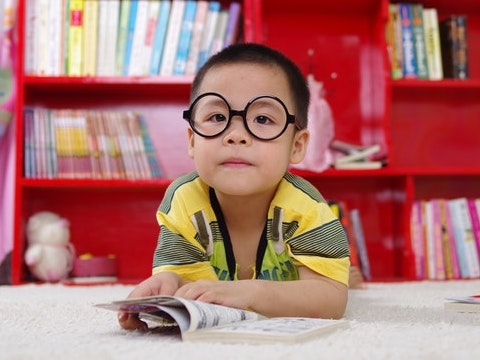
#> input picture 01_Week1/data/images/boy.jpg, 480 x 360 px
$ jupyter execute 02_Basic_math_operations.ipynb   (shell and % lines are left out)
#> lines starting #> are read from the running program, lines starting #| are printed output that depends on the picture; long printed decimals are rounded
# <font style="color:rgb(50,120,229)">Overview</font>
In this section, we will go over some basic mathematical operations. The most basic operations like addition and multiplication are very heavily used in all image processing and computer vision applications. We will take a few examples to illustrate the concepts.

We will also look at a few pitfalls in OpenCV which one should be aware of while doing mathematical operations on matrices.

Lot of CV practitioners have a difficult time with arithmetic operations since they don't take care of the data types they are dealing with fully and waste a lot of time on debugging trivial bugs.

We will look into two simple operations on images that change the brightness and contrast of the image which use the arithmetic operations like addition and multiplication respectively.

# <font style = "color:rgb(50,120,229)">Datatype Conversion</font>
Before we get into any mathematical operations, it is very important to understand the data types used and how to convert from one to another.

As we saw in previous modules, an image is represented as a numpy array once it's read using **`cv2.imread`** function. The default datatype of this object is **unsigned integer** (**8 bits**). For most Arithmentic operations like multiplication or division, we need to convert the array type to floating point with each pixel having **16, 32 or 64 bits** of data. This helps prevent overflow while working with the images.

Most of the time we dont need to work using float64 and float32 is enough for most image processing operations ( even float16 )

[cell 1]
# Import libraries
import cv2
import numpy as np
import os
import matplotlib.pyplot as plt

DATA_PATH = '.'

[cell 2]
# Read image
image = cv2.imread(os.path.join(DATA_PATH, "data/images/boy.jpg"))
#> image is the input picture: shape (360, 480, 3); mean B, G, R 111.8, 115.3, 174.3
print(image[0]) # values between 0 and 255!
#> (printed output is left out)
plt.imshow(cv2.cvtColor(image, cv2.COLOR_BGR2RGB))
plt.show()

[cell 3]
image = cv2.imread(os.path.join(DATA_PATH, "data/images/boy.jpg"))

scalingFactor = 1/255.0

# Convert unsigned int to float
image = np.float32(image)
# Scale the values so that they lie between [0,1]
image = image * scalingFactor

print(image[0]) # values between 0 and 1!
#> (printed output is left out)

cv2.imwrite('test_0_1.jpg', image) # Attention -> this will result to black image! Need values back again between 0 adn 255!
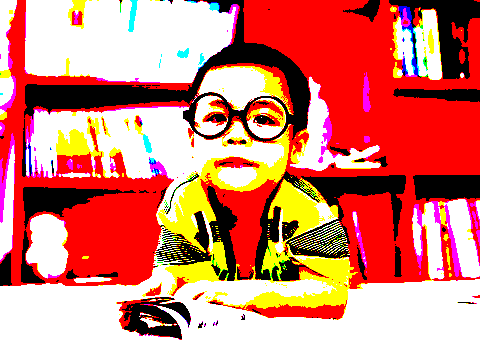
#> saved as test_0_1.jpg: shape (360, 480, 3); mean B, G, R 0.452, 0.508, 0.84; drawn with 1 as white

plt.imshow(cv2.cvtColor(image, cv2.COLOR_BGR2RGB))
plt.show()

The scale or the scaling factor reduces the range of **0-255** to **0-1**, hence all the floating point numbers now range between 0-1. When we convert back to unsigned integer we use the **reciprocal** of the scaling factor and the range is converted from 0-1 to 0-255.

[cell 4]
#Convert back to unsigned int
image = image * (1.0/scalingFactor)
image = np.uint8(image)

print(image[0]) # values between 0 and 1!
#> (printed output is left out)

cv2.imwrite('test_0_255.jpg', image) # Works perfectly again!

plt.imshow(cv2.cvtColor(image, cv2.COLOR_BGR2RGB))
plt.show()

# <font style="color:rgb(50,120,229)">Contrast Enhancement</font>
Many definitions of contrast exist in literature. Without going into the gory details, roughly speaking it is the difference in intensity between the brightest and darkest regions of a given image. Higher the difference, higher is the contrast. The maximum contrast of an image is also known as **Dynamic Range**. In an image with good contrast, objects are easily discernible.

One of the easiest ways to improve contrast of an image is Intensity Scaling

In this approach, a scale factor ( $\alpha$ ) is multiplied with intensity values of all the pixels. Given below is the code snippet to do the same. Intensity scaling is represented by the following equation

 $$
 I_o = \alpha I
 $$

## <font style="color:rgb(50,120,229)">Code for Contrast Enhancement</font>

In the code below, we will apply the above mentioned formulas to get contrast enhanced images.

We will increase the contrast by 30%.

[cell 5]
contrastPercentage = 30

# Multiply with scaling factor to increase contrast
contrastHigh = image * (1+contrastPercentage/100)

print(contrastHigh[0][0])
#| [283.4 266.5 276.9]

# Display the outputs
plt.figure(figsize=[20,20])
plt.subplot(121);plt.imshow(image[...,::-1]);plt.title("original Image");
plt.subplot(122);plt.imshow(contrastHigh[...,::-1]);plt.title("High Contrast");
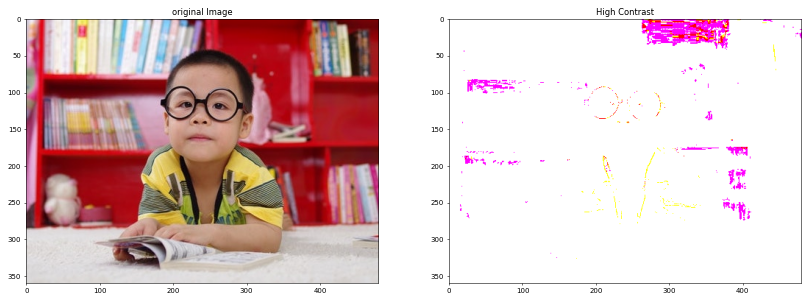
#> figure drawn by matplotlib, 2 panels

## <font style="color:rgb(50,120,229)">What's wrong?</font>
Why did these simple operations gave such undesirable results? To answer that, let us do a quick check of the image properties.

[cell 6]
print("Original Image Datatype : {}".format(image.dtype))
#| Original Image Datatype : uint8
print("Contrast Image Datatype : {}".format(contrastHigh.dtype))
#| Contrast Image Datatype : float64

print("Original Image Highest Pixel Intensity : {}".format(image.max()))
#| Original Image Highest Pixel Intensity : 255
print("Contrast Image Highest Pixel Intensity : {}".format(contrastHigh.max()))
#| Contrast Image Highest Pixel Intensity : 331.5

### <font style = "color:rgb(8,133,37)">Issue with Contrast Enhancement code </font>
The white display in case of contrastHigh is more of a display issue. Display functions expect the images to be in either of these 2 formats:
1. If the image is in float datatype, then the range should be [0,1]. Anything above 1 is considered as white.
1. If the image is in int datatype, then the range should be [0,255]. Anything above 255 is considered as white.

### <font style = "color:rgb(8,133,37)">Solution </font>
We can see that the datatype of contrastHigh is float and the max value is 331.5. This means that in order to get rid of this display problem, we can consider the above 2 points and make the image conform to any of the valid formats. So, to get rid of the problem, we can do the following:
1. **`Clip`** or **`Normalize`** the intensity values to **`0 ~ 255`** and change the data type to **`uint8`**.
1. If you want to keep the image in float format, then **`Normalize`** the instensity values so that it lies in **`[0,1]`.**

[cell 7]
contrastPercentage = 60

# Clip the values to [0,255] and change it back to uint8 for display
contrastImage = image * (1+contrastPercentage/100)
a = contrastImage[0][0]; print('a', a)
#> after `a = contrastImage[0][0]`: a = [348.8, 328, 340.8]
#| a [348.8 328.  340.8]

clippedContrastImage = np.clip(contrastImage, 0, 255)
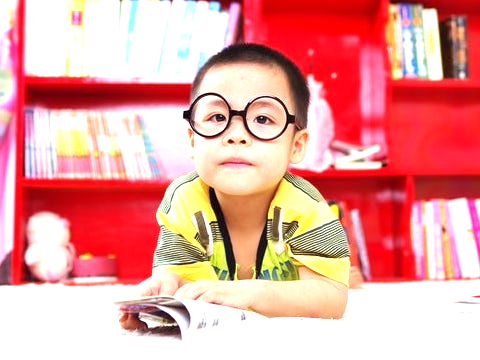
#> clippedContrastImage: shape (360, 480, 3) float64; mean B, G, R 155.4, 159.7, 233.5
b = clippedContrastImage[0][0]; print('b', b)
#> after `b = clippedContrastImage[0][0]`: b = [255, 255, 255]
#| b [255. 255. 255.]

contrastHighClippedUint8 = np.uint8(clippedContrastImage)
c = contrastHighClippedUint8[0][0]; print('c', c)
#> after `c = contrastHighClippedUint8[0][0]`: c = [255, 255, 255]
#| c [255 255 255]


maxValue = image.max()
#> maxValue = 255
print(maxValue)
#| 255

# Convert the range to [0,1] and keep it in float format
contrastHighFloat = image * (1+contrastPercentage/100.0)
d = contrastHighFloat[0][0]; print('d', d)
#> after `d = contrastHighFloat[0][0]`: d = [348.8, 328, 340.8]
#| d [348.8 328.  340.8]

contrastHighNormalized01 = contrastHighFloat/maxValue
e = contrastHighNormalized01[0][0];print('e', e)
#> after `e = contrastHighNormalized01[0][0]`: e = [1.37, 1.29, 1.34]
#| e [1.368 1.286 1.336]

clippedcontrastHighNormalized01 = np.clip(contrastHighNormalized01, 0, 1)
f = clippedcontrastHighNormalized01[0][0];print('f', f)
#> after `f = clippedcontrastHighNormalized01[0][0]`: f = [1, 1, 1]
#| f [1. 1. 1.]

plt.figure(figsize=[20,20])
plt.subplot(333);plt.imshow(image[...,::-1]);plt.title("original Image");

plt.subplot(334);plt.imshow(contrastImage[...,::-1]);plt.title("contrastImage "+str(a));
plt.subplot(335);plt.imshow(clippedContrastImage[...,::-1]);plt.title("clippedContrastImage "+str(b));
plt.subplot(336);plt.imshow(contrastHighClippedUint8[...,::-1]);plt.title("contrastHighClippedUint8 "+str(c));

plt.subplot(337);plt.imshow(contrastHighFloat[...,::-1]);plt.title("contrastHighFloat "+str(d));
plt.subplot(338);plt.imshow(contrastHighNormalized01[...,::-1]);plt.title("contrastHighNormalized01 "+str(e));
plt.subplot(339);plt.imshow(clippedcontrastHighNormalized01[...,::-1]);plt.title("clippedcontrastHighNormalized01 "+str(f));
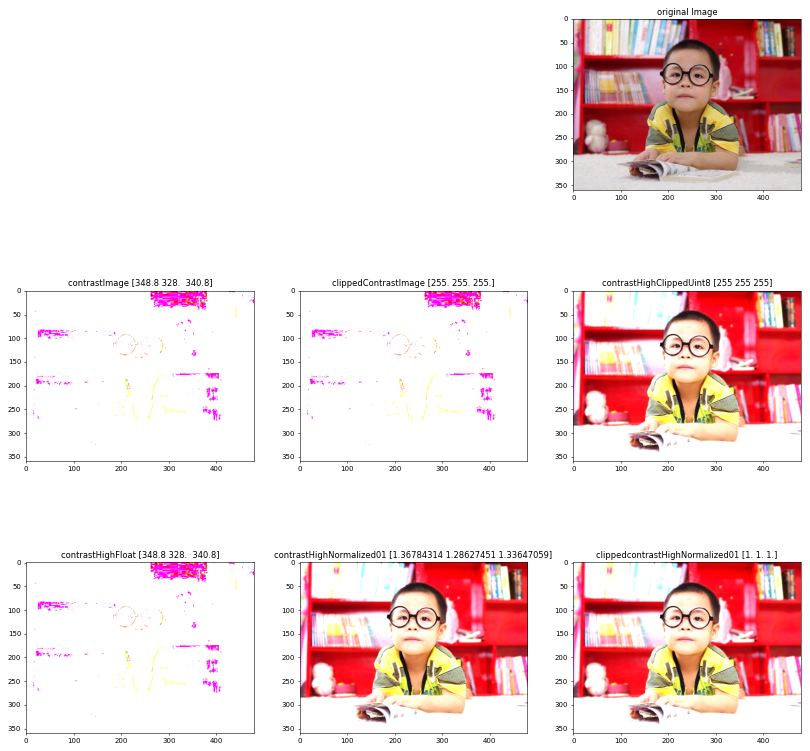
#> figure drawn by matplotlib, 7 panels

# <font style="color:rgb(50,120,229)">Brightness Enhancement</font>
Brightness is a measure of light falling on the scene. In RGB color space, it can be thought of as the arithmetic mean of the R, G and B color values. To make an image brighter, the intensity values should be increased by some offset ( $\beta$ ) and vice-versa.

If $I$ is the input image, and $I_o$ is the output image, brightness enhanced image is given by the equation

$$
I_o = I + \beta
$$

## <font style="color:rgb(50,120,229)">Code for Brightness Enhancement</font>

In the code below, we will apply the above mentioned formulas to get brightness enhanced images.

We will increase the brightness by 50 intensity levels. ( Note that there are 255 intensity levels in a image)

[cell 8]
brightnessOffset = 50

# Add the offset for increasing brightness
brightHigh = image + brightnessOffset
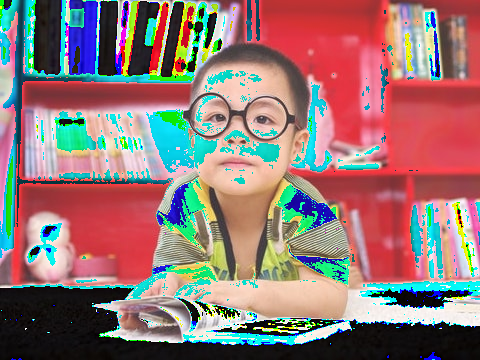
#> brightHigh: shape (360, 480, 3); mean B, G, R 116.6, 118.7, 146.4
print(image[0][0])
#| [218 205 213]
print(brightHigh[0][0])
#| [ 12 255   7]

# Display the outputs
plt.figure(figsize=[20,20])
plt.subplot(121);plt.imshow(image[...,::-1]);plt.title("original Image");
plt.subplot(122);plt.imshow(brightHigh[...,::-1]);plt.title("High Brightness");
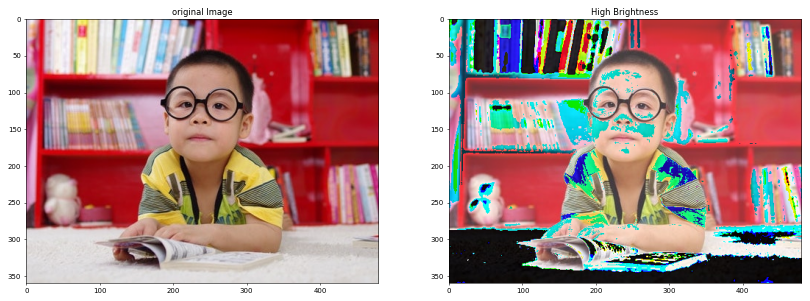
#> figure drawn by matplotlib, 2 panels

## <font style="color:rgb(50,120,229)">What's wrong?</font>
Why did these simple operations gave such undesirable results? To answer that, let us do a quick check of the image properties.

[cell 9]
print("Original Image Datatype : {}".format(image.dtype))
#| Original Image Datatype : uint8
print("Brightness Image Datatype : {}\n".format(brightHigh.dtype))
#| Brightness Image Datatype : uint8

print("Original Image Highest Pixel Intensity : {}".format(image.max()))
#| Original Image Highest Pixel Intensity : 255
print("Brightness Image Highest Pixel Intensity : {}".format(brightHigh.max()))
#| Brightness Image Highest Pixel Intensity : 255

### <font style="color:rgb(50,120,229)">Issue with Brightness Enhancement Code </font>
The highest pixel intensity in the original image is 255. Since we have added 50 to each pixel, the highest pixel intensity in `brightHigh` image should have been `305`. But we can see that the highest pixel intensity is in brightHigh image is `255`.

This is happening because of the uint8 datatype. Since the maximum value that a unsigned 8 bit integer can hold is 255, any value greater than that is causing an **`overflow`**.

This is a much more serious problem than the display issue we encountered earlier. These kind of bugs go undetected and cause havoc in the final application as they will be difficult to debug also.

Let us take an example to understand what was going on in the above case.

[cell 10]
# Sample 2x2 matrix of type uint8
a = np.array([[100, 110],
              [120, 130]], dtype='uint8')
print(a)

[cell 11]
# Add 130 so that the last element encounters overflow
print(a + 130)

You can see that the element a[1,1] should have been 260. but instead it overflowed and rolled over. There will be a similar problem if we subtract.

Let us see another interesting nuisance.

[cell 12]
print(a - 130)
print((a - 130).dtype)

And this?

[cell 13]
print(a + (-130))
print((a + (-130)).dtype)

In the first case, both operands (a and 130) are uint8 and thus the output is uint8 and hence the underflow.

But in the second case, the 2nd operand has a type int16. Thus, the final output becomes int16 and thus, doesnt underflow.

This shows a major Pitfall of using uint8 while dealing with arithmetic operations on images.

Thus, it is important to convert the images to int or float(recommended) data types while doing arithmetic operations (like addition, subraction multiplication etc) on images to avoid undesirable results.

### <font style="color:rgb(8,133,37)">Solution </font>
In order to get rid of this problem, we can do the following:
1. use opencv to handle uint8 arithmetic
1. we should do all mathematical operations at a high dynamic range by converting the datatype of the operands to higher order integers or float, whichever is applicable.

We will see how to get the resolve these issues and get the correct outputs.

### <font style="color:rgb(8,133,37)">Solution 1 : Use opencv functions</font>

[cell 14]
print(a)
print()
print(cv2.add(a, 130))

Clipping

### <font style="color:rgb(8,133,37)">Solution 2a: Convert to int32/int64</font>

You should convert to higher integer types to avoid overflow and underflow situations.
Perform clipping if necessary and bring it back to uint8 in the final stage as that is what the display functions expect.

[cell 15]
a_int32 = np.int32(a)
b = a_int32+130
print(b)

[cell 16]
print(b.clip(0,255))
b_uint8 = np.uint8(b.clip(0,255))
b_uint8

You can do the same with float datatype as well

### <font style="color:rgb(8,133,37)">Solution 2b: Convert to normalized float32/float64 </font>

It is a good practice to convert the uint8 to float and normalize the range to [0,1] and change it back to [0,255] after doing all arithmetic operations

[cell 17]
a_float32 = np.float32(a)/255
b = a_float32 + 130/255
print(b)

[cell 18]
c = b*255
print("Output = \n{}".format(c))
print("Clipped output= \n{}".format(c.clip(0,255)))
b_uint8 = np.uint8(c.clip(0,255))
print("uint8 output = \n{}".format(b_uint8))

# <font style="color:rgb(50,120,229)">Final Solution </font>

[cell 19]
brightnessOffset = 50

# Add the offset for increasing brightness
brightHighOpenCV = cv2.add(image, np.ones(image.shape, dtype='uint8')*brightnessOffset)
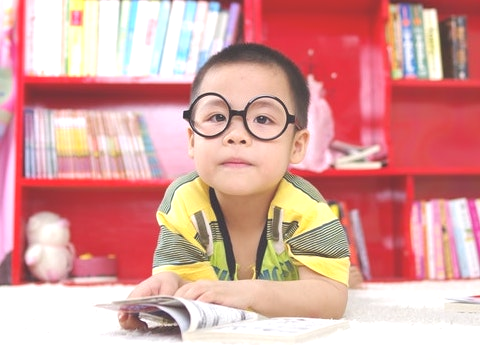
#> brightHighOpenCV: shape (360, 480, 3); mean B, G, R 158.9, 162.5, 219.2

brightHighInt32 = np.int32(image) + brightnessOffset
brightHighInt32Clipped = np.clip(brightHighInt32,0,255)

# Display the outputs
plt.figure(figsize=[20,20])
plt.subplot(131);plt.imshow(image[...,::-1]);plt.title("original Image");
plt.subplot(132);plt.imshow(brightHighOpenCV[...,::-1]);plt.title("Using cv2.add function");
plt.subplot(133);plt.imshow(brightHighInt32Clipped[...,::-1]);plt.title("Using numpy and clipping");
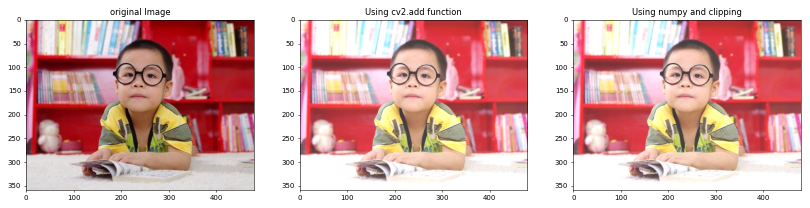
#> figure drawn by matplotlib, 3 panels

[cell 20]
# Add the offset for increasing brightness
brightHighFloat32 = np.float32(image) + brightnessOffset
brightHighFloat32NormalizedClipped = np.clip(brightHighFloat32/255,0,1)

brightHighFloat32ClippedUint8 = np.uint8(brightHighFloat32NormalizedClipped*255)

# Display the outputs
plt.figure(figsize=[20,20])
plt.subplot(131);plt.imshow(image[...,::-1]);plt.title("original Image");
plt.subplot(132);plt.imshow(brightHighFloat32NormalizedClipped[...,::-1]);plt.title("Using np.float32 and clipping");
plt.subplot(133);plt.imshow(brightHighFloat32ClippedUint8[...,::-1]);plt.title("Using int->float->int and clipping");

[cell 21]
brightnessOffset = 50

print(image.shape, image[0][0])
#| (360, 480, 3) [218 205 213]

# Add the offset for increasing brightness # FIRST OPTION
print('FIRST OPTION')
brightHighOpenCV_ones = cv2.add(image, np.ones(image.shape,dtype='uint8')*brightnessOffset)
print(brightHighOpenCV_ones.shape, brightHighOpenCV_ones[0][0])
#| (360, 480, 3) [255 255 255]

brightHighOpenCV_simp = cv2.add(image, brightnessOffset)
print(brightHighOpenCV_simp.shape, brightHighOpenCV_simp[0][0], 'NOT WORKING -> adding only Blue channel')
#| (360, 480, 3) [255 255 255] NOT WORKING -> adding only Blue channel


# Add the offset for increasing brightness # SECOND OPTION
print('SECOND OPTION')
brightHighInt32 = np.int32(image) + brightnessOffset
print(brightHighInt32.shape, brightHighInt32[0][0])
#| (360, 480, 3) [268 255 263]

brightHighInt32Clipped = np.clip(brightHighInt32,0,255)
print(brightHighInt32Clipped.shape, brightHighInt32Clipped[0][0])
#| (360, 480, 3) [255 255 255]


# Add the offset for increasing brightness # THIRD OPTION
print('THIRD OPTION')
brightHighFloat32 = np.float32(image) + brightnessOffset
print(brightHighFloat32.shape, brightHighFloat32[0][0])
#| (360, 480, 3) [268. 255. 263.]

brightHighFloat32NormalizedClipped = np.clip(brightHighFloat32/255,0,1)
print(brightHighFloat32NormalizedClipped.shape, brightHighFloat32NormalizedClipped[0][0])
#| (360, 480, 3) [1. 1. 1.]

brightHighFloat32ClippedUint8 = np.uint8(brightHighFloat32NormalizedClipped*255)
print(brightHighFloat32ClippedUint8.shape, brightHighFloat32ClippedUint8[0][0])
#| (360, 480, 3) [255 255 255]


# Display the outputs
plt.figure(figsize=[20,20])

plt.subplot(331);plt.imshow(image[...,::-1]);plt.title("original Image");
plt.subplot(332);plt.imshow(brightHighOpenCV_ones[...,::-1]);plt.title("Using cv2.add function");
plt.subplot(333);plt.imshow(brightHighOpenCV_simp[...,::-1]);plt.title("Using cv2.add function -> blue channel");

plt.subplot(334);plt.imshow(image[...,::-1]);plt.title("original Image");
plt.subplot(335);plt.imshow(brightHighInt32[...,::-1]);plt.title("Using numpy w.o. clipping");
plt.subplot(336);plt.imshow(brightHighInt32Clipped[...,::-1]);plt.title("Using numpy w. clipping");

plt.subplot(337);plt.imshow(image[...,::-1]);plt.title("original Image");
plt.subplot(338);plt.imshow(brightHighFloat32NormalizedClipped[...,::-1]);plt.title("Using np.float32 and clipping");
plt.subplot(339);plt.imshow(brightHighFloat32ClippedUint8[...,::-1]);plt.title("Using int->float->int and clipping");

plt.show()
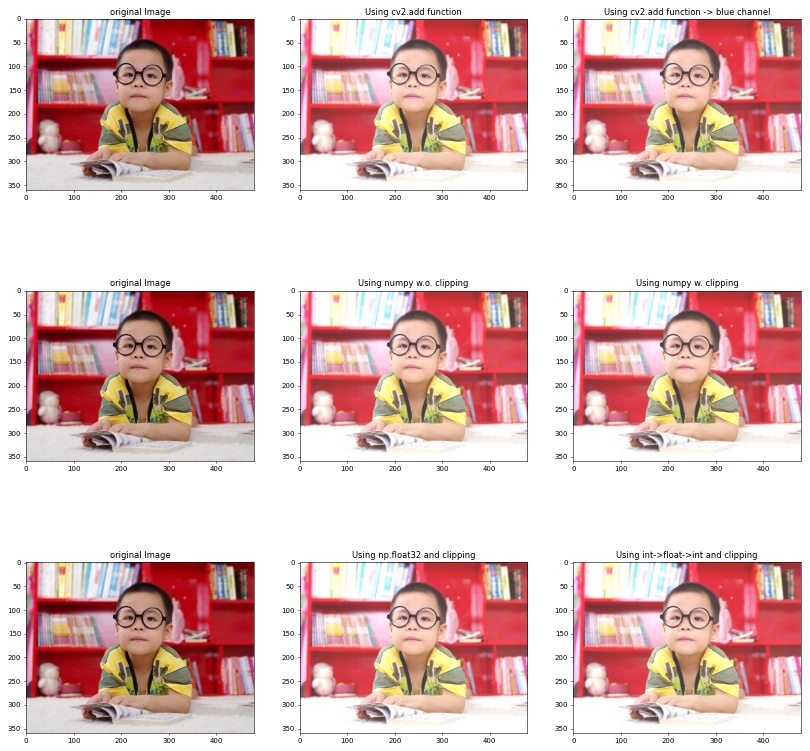
#> figure drawn by matplotlib, 9 panels
